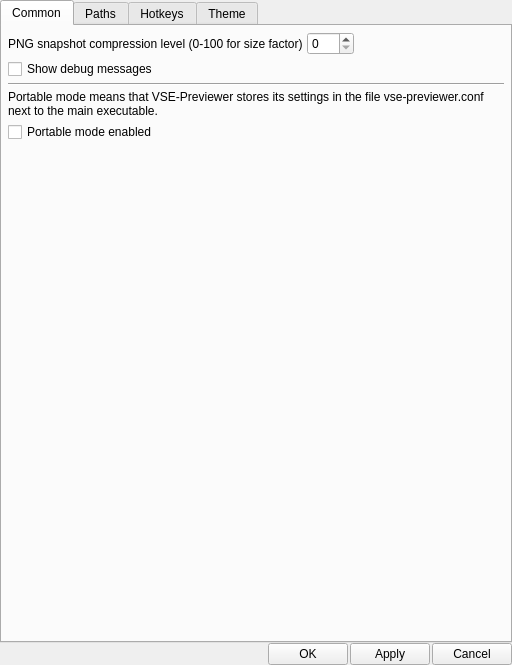
<?xml version="1.0" encoding="UTF-8"?>
<ui version="4.0">
 <class>SettingsDialog</class>
 <widget class="QDialog" name="SettingsDialog">
  <property name="geometry">
   <rect>
    <x>0</x>
    <y>0</y>
    <width>512</width>
    <height>665</height>
   </rect>
  </property>
  <property name="windowTitle">
   <string>Additional Settings</string>
  </property>
  <layout class="QVBoxLayout" name="verticalLayout">
   <property name="spacing">
    <number>0</number>
   </property>
   <property name="leftMargin">
    <number>0</number>
   </property>
   <property name="topMargin">
    <number>0</number>
   </property>
   <property name="rightMargin">
    <number>0</number>
   </property>
   <property name="bottomMargin">
    <number>0</number>
   </property>
   <item>
    <widget class="QTabWidget" name="settingsTabWidget">
     <property name="currentIndex">
      <number>0</number>
     </property>
     <widget class="QWidget" name="commonSettingsTab">
      <attribute name="title">
       <string>Common</string>
      </attribute>
      <layout class="QVBoxLayout" name="verticalLayout_2">
       <property name="spacing">
        <number>4</number>
       </property>
       <property name="leftMargin">
        <number>6</number>
       </property>
       <property name="topMargin">
        <number>6</number>
       </property>
       <property name="rightMargin">
        <number>6</number>
       </property>
       <property name="bottomMargin">
        <number>6</number>
       </property>
       <item>
        <layout class="QHBoxLayout" name="horizontalLayout_3">
         <item>
          <widget class="QLabel" name="snapshotCompressionLevelLabel">
           <property name="text">
            <string>PNG snapshot compression level (0-100 for size factor)</string>
           </property>
          </widget>
         </item>
         <item>
          <widget class="QSpinBox" name="snapshotCompressionLevelSpinBox">
           <property name="maximum">
            <number>100</number>
           </property>
           <property name="minimum">
            <number>0</number>
           </property>
           <property name="value">
            <number>0</number>
           </property>
          </widget>
         </item>
         <item>
          <spacer name="horizontalSpacer_6">
           <property name="orientation">
            <enum>Qt::Horizontal</enum>
           </property>
           <property name="sizeHint" stdset="0">
            <size>
             <width>40</width>
             <height>20</height>
            </size>
           </property>
          </spacer>
         </item>
        </layout>
       </item>
       <item>
        <widget class="QCheckBox" name="debugMsgCheckBox">
         <property name="text">
          <string>Show debug messages</string>
         </property>
        </widget>
       </item>
       <item>
        <widget class="QFrame" name="delimiter">
         <property name="frameShape">
          <enum>QFrame::HLine</enum>
         </property>
         <property name="frameShadow">
          <enum>QFrame::Sunken</enum>
         </property>
        </widget>
       </item>
       <item>
        <widget class="QLabel" name="portableModeLabel">
         <property name="text">
          <string>Portable mode means that VSE-Previewer stores its settings in the file vse-previewer.conf next to the main executable.</string>
         </property>
         <property name="wordWrap">
          <bool>true</bool>
         </property>
        </widget>
       </item>
       <item>
        <widget class="QCheckBox" name="portableModeCheckBox">
         <property name="text">
          <string>Portable mode enabled</string>
         </property>
        </widget>
       </item>
       <item>
        <spacer name="verticalSpacer">
         <property name="orientation">
          <enum>Qt::Vertical</enum>
         </property>
         <property name="sizeHint" stdset="0">
          <size>
           <width>20</width>
           <height>31</height>
          </size>
         </property>
        </spacer>
       </item>
      </layout>
     </widget>
     <widget class="QWidget" name="pathsSettingsTab">
      <attribute name="title">
       <string>Paths</string>
      </attribute>
      <layout class="QVBoxLayout" name="verticalLayout_3">
       <property name="spacing">
        <number>2</number>
       </property>
       <property name="leftMargin">
        <number>2</number>
       </property>
       <property name="topMargin">
        <number>2</number>
       </property>
       <property name="rightMargin">
        <number>2</number>
       </property>
       <property name="bottomMargin">
        <number>2</number>
       </property>
       <item>
        <widget class="QGroupBox" name="vsLibraryPathsGroupBox">
         <property name="title">
          <string>VapourSynth library search paths</string>
         </property>
         <layout class="QGridLayout" name="gridLayout_2">
          <property name="leftMargin">
           <number>0</number>
          </property>
          <property name="topMargin">
           <number>0</number>
          </property>
          <property name="rightMargin">
           <number>0</number>
          </property>
          <property name="bottomMargin">
           <number>0</number>
          </property>
          <property name="spacing">
           <number>2</number>
          </property>
          <item row="0" column="0" rowspan="3">
           <widget class="QListWidget" name="vsLibraryPathsListWidget">
            <property name="horizontalScrollBarPolicy">
             <enum>Qt::ScrollBarAlwaysOff</enum>
            </property>
            <property name="alternatingRowColors">
             <bool>true</bool>
            </property>
            <property name="textElideMode">
             <enum>Qt::ElideNone</enum>
            </property>
           </widget>
          </item>
          <item row="0" column="1">
           <widget class="QToolButton" name="removeVSLibraryPathButton">
            <property name="toolTip">
             <string>Remove VapourSynth library search path</string>
            </property>
            <property name="text">
             <string/>
            </property>
           </widget>
          </item>
          <item row="1" column="1">
           <spacer name="verticalSpacer_3">
            <property name="orientation">
             <enum>Qt::Vertical</enum>
            </property>
            <property name="sizeHint" stdset="0">
             <size>
              <width>20</width>
              <height>124</height>
             </size>
            </property>
           </spacer>
          </item>
          <item row="2" column="1">
           <widget class="QToolButton" name="addVSLibraryPathButton">
            <property name="toolTip">
             <string>Add VapourSynth library search path</string>
            </property>
            <property name="text">
             <string/>
            </property>
           </widget>
          </item>
          <item row="3" column="0">
           <widget class="QLineEdit" name="vsLibraryPathEdit"/>
          </item>
          <item row="3" column="1">
           <widget class="QToolButton" name="selectVSLibraryPathButton">
            <property name="toolTip">
             <string>Select path</string>
            </property>
            <property name="text">
             <string/>
            </property>
           </widget>
          </item>
         </layout>
        </widget>
       </item>
       <item>
        <widget class="QCheckBox" name="preferLibraryFromListCheckBox">
         <property name="text">
          <string>Libraries from this list are loaded prior to Windows registry or system PATH</string>
         </property>
        </widget>
       </item>
      </layout>
     </widget>
     <widget class="QWidget" name="hotkeysSettingsTab">
      <attribute name="title">
       <string>Hotkeys</string>
      </attribute>
      <layout class="QVBoxLayout" name="verticalLayout_4">
       <property name="spacing">
        <number>0</number>
       </property>
       <property name="leftMargin">
        <number>0</number>
       </property>
       <property name="topMargin">
        <number>0</number>
       </property>
       <property name="rightMargin">
        <number>0</number>
       </property>
       <property name="bottomMargin">
        <number>0</number>
       </property>
       <item>
        <widget class="QTableView" name="hotkeysTable">
         <property name="editTriggers">
          <set>QAbstractItemView::AnyKeyPressed|QAbstractItemView::DoubleClicked|QAbstractItemView::EditKeyPressed|QAbstractItemView::SelectedClicked</set>
         </property>
         <property name="alternatingRowColors">
          <bool>true</bool>
         </property>
         <property name="selectionMode">
          <enum>QAbstractItemView::SingleSelection</enum>
         </property>
         <property name="selectionBehavior">
          <enum>QAbstractItemView::SelectRows</enum>
         </property>
         <property name="textElideMode">
          <enum>Qt::ElideNone</enum>
         </property>
         <property name="horizontalScrollMode">
          <enum>QAbstractItemView::ScrollPerPixel</enum>
         </property>
         <attribute name="horizontalHeaderVisible">
          <bool>false</bool>
         </attribute>
         <attribute name="horizontalHeaderStretchLastSection">
          <bool>true</bool>
         </attribute>
         <attribute name="verticalHeaderVisible">
          <bool>false</bool>
         </attribute>
        </widget>
       </item>
      </layout>
     </widget>
     <widget class="QWidget" name="themeSettingsTab">
      <property name="contextMenuPolicy">
       <enum>Qt::PreventContextMenu</enum>
      </property>
      <attribute name="title">
       <string>Theme</string>
      </attribute>
      <layout class="QVBoxLayout" name="verticalLayout_5">
       <property name="spacing">
        <number>4</number>
       </property>
       <property name="leftMargin">
        <number>6</number>
       </property>
       <property name="topMargin">
        <number>6</number>
       </property>
       <property name="rightMargin">
        <number>6</number>
       </property>
       <property name="bottomMargin">
        <number>6</number>
       </property>
       <item>
        <widget class="QLabel" name="themeElementsLabel">
         <property name="text">
          <string>Theme elements</string>
         </property>
        </widget>
       </item>
       <item>
        <widget class="QListView" name="themeElementsList">
         <property name="editTriggers">
          <set>QAbstractItemView::NoEditTriggers</set>
         </property>
         <property name="selectionBehavior">
          <enum>QAbstractItemView::SelectRows</enum>
         </property>
         <property name="verticalScrollMode">
          <enum>QAbstractItemView::ScrollPerPixel</enum>
         </property>
         <property name="horizontalScrollMode">
          <enum>QAbstractItemView::ScrollPerPixel</enum>
         </property>
         <property name="resizeMode">
          <enum>QListView::Adjust</enum>
         </property>
        </widget>
       </item>
       <item>
        <layout class="QFormLayout" name="formLayout">
         <item row="0" column="0">
          <widget class="QPushButton" name="fontButton">
           <property name="text">
            <string>Font</string>
           </property>
          </widget>
         </item>
         <item row="0" column="1">
          <widget class="QLabel" name="fontLabel">
           <property name="sizePolicy">
            <sizepolicy hsizetype="MinimumExpanding" vsizetype="Minimum">
             <horstretch>0</horstretch>
             <verstretch>0</verstretch>
            </sizepolicy>
           </property>
           <property name="text">
            <string/>
           </property>
          </widget>
         </item>
         <item row="1" column="0">
          <widget class="QPushButton" name="colourButton">
           <property name="text">
            <string>Color</string>
           </property>
          </widget>
         </item>
         <item row="1" column="1">
          <widget class="QFrame" name="colourFrame">
           <property name="autoFillBackground">
            <bool>true</bool>
           </property>
           <property name="frameShape">
            <enum>QFrame::Box</enum>
           </property>
           <property name="frameShadow">
            <enum>QFrame::Plain</enum>
           </property>
          </widget>
         </item>
        </layout>
       </item>
      </layout>
     </widget>
    </widget>
   </item>
   <item>
    <layout class="QHBoxLayout" name="decisionButtonsLayout">
     <property name="spacing">
      <number>2</number>
     </property>
     <item>
      <spacer name="horizontalSpacer">
       <property name="orientation">
        <enum>Qt::Horizontal</enum>
       </property>
       <property name="sizeHint" stdset="0">
        <size>
         <width>40</width>
         <height>20</height>
        </size>
       </property>
      </spacer>
     </item>
     <item>
      <widget class="QPushButton" name="okButton">
       <property name="text">
        <string>OK</string>
       </property>
      </widget>
     </item>
     <item>
      <widget class="QPushButton" name="applyButton">
       <property name="text">
        <string>Apply</string>
       </property>
      </widget>
     </item>
     <item>
      <widget class="QPushButton" name="cancelButton">
       <property name="text">
        <string>Cancel</string>
       </property>
      </widget>
     </item>
    </layout>
   </item>
  </layout>
 </widget>
 <resources/>
 <connections/>
</ui>
